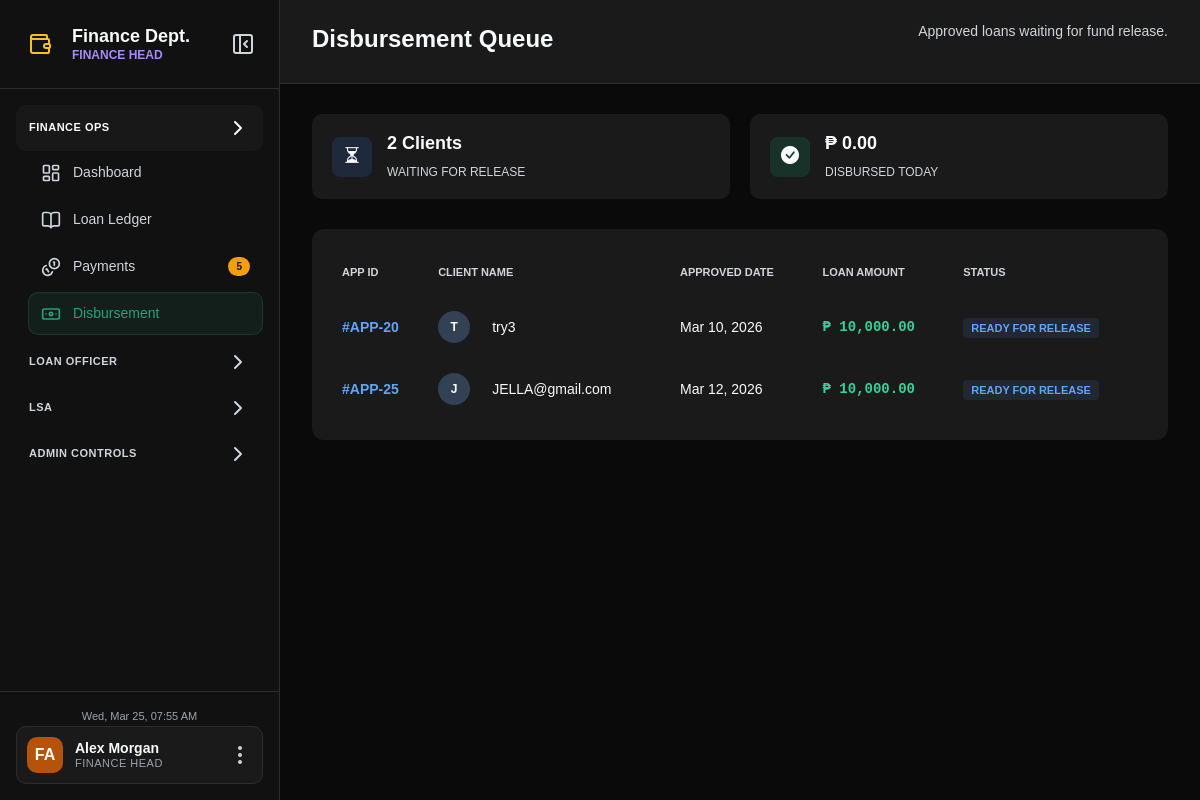
/FINANCE/disbursement.php (signed in), run on an earlier commit of the app's database.
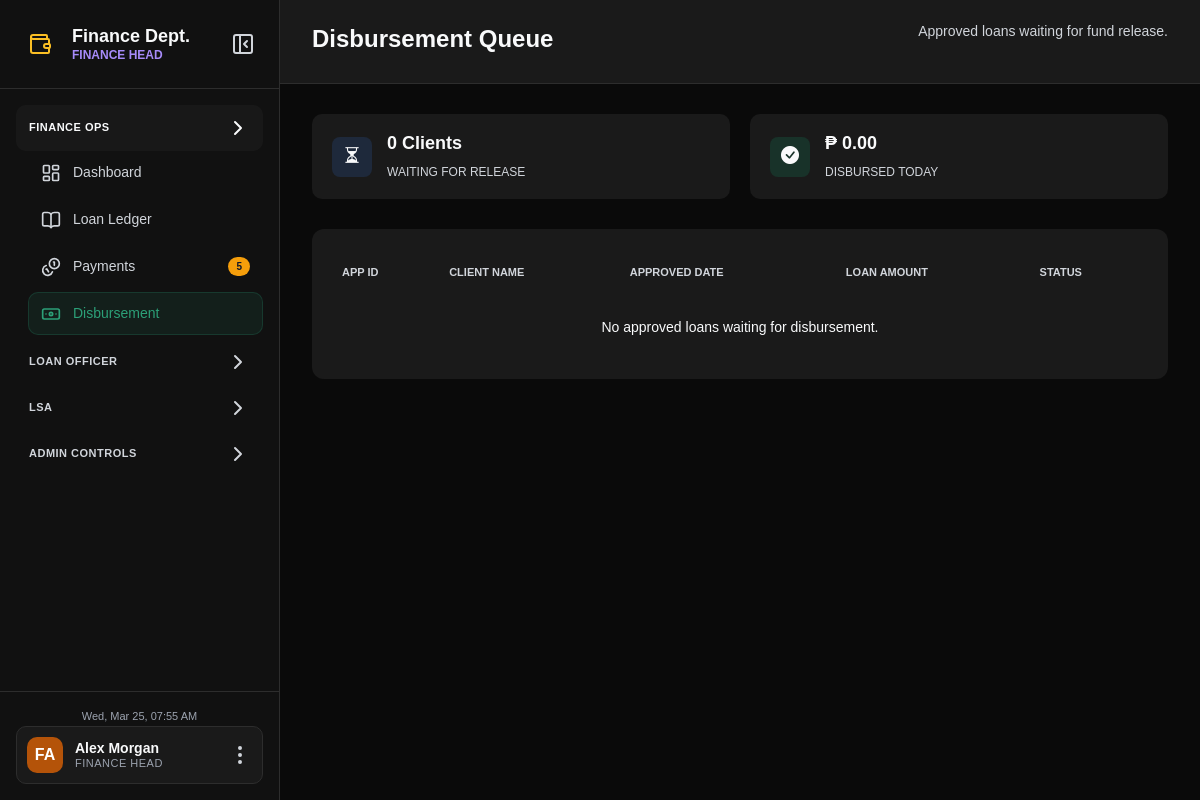
And on a later commit of the database.
### tables this page shows
CREATE TABLE `loan_applications` (
  `id` int(11) NOT NULL,
  `user_id` int(11) NOT NULL,
  `principal_amount` decimal(10,2) NOT NULL,
  `term_months` int(11) NOT NULL,
  `loan_purpose` text NOT NULL,
  `source_of_income` varchar(255) NOT NULL,
  `estimated_monthly_income` decimal(10,2) NOT NULL,
  `interest_rate` decimal(5,2) NOT NULL,
  `interest_type` enum('MONTHLY','ANNUAL') DEFAULT 'MONTHLY',
  `interest_method` enum('FLAT') DEFAULT 'FLAT',
  `total_interest` decimal(10,2) DEFAULT NULL,
  `total_payable` decimal(10,2) DEFAULT NULL,
  `monthly_due` decimal(10,2) DEFAULT NULL,
  `status` enum('PENDING','VERIFIED','APPROVED','REJECTED') DEFAULT 'PENDING',
  `remarks` text DEFAULT NULL,
  `created_at` timestamp NOT NULL DEFAULT current_timestamp(),
  `updated_at` timestamp NOT NULL DEFAULT current_timestamp() ON UPDATE current_timestamp()
);

CREATE TABLE `users` (
  `id` int(11) NOT NULL,
  `fullname` varchar(100) DEFAULT NULL,
  `profile_pic` varchar(255) DEFAULT NULL,
  `phone` varchar(20) DEFAULT NULL,
  `email` varchar(100) DEFAULT NULL,
  `password` varchar(255) DEFAULT NULL,
  `created_at` timestamp NOT NULL DEFAULT current_timestamp(),
  `account_status` varchar(50) DEFAULT 'ACTIVE',
  `login_attempts` int(11) DEFAULT 0,
  `locked_until` datetime DEFAULT NULL,
  `otp_code` varchar(10) DEFAULT NULL,
  `otp_expiry` datetime DEFAULT NULL,
  `dob` date DEFAULT NULL,
  `gender` varchar(20) DEFAULT NULL,
  `occupation` varchar(100) DEFAULT NULL,
  `address` text DEFAULT NULL
);

### FINANCE/disbursement.php (the view, shortened to what this page needs)
<?php
require_once __DIR__ . '/includes/session_checker.php';
try {
    $queryQueue = "
        SELECT la.*, u.fullname
        FROM loan_applications la
        JOIN users u ON la.user_id = u.id
        WHERE la.status = 'APPROVED'
        AND la.id NOT IN (SELECT application_id FROM loans WHERE application_id IS NOT NULL)
        ORDER BY la.updated_at ASC
    ";
    $stmtQueue = $pdo->query($queryQueue);
    $queueList = $stmtQueue->fetchAll();
    $waitingCount = count($queueList);
    $stmtDisbursed = $pdo->query("SELECT SUM(loan_amount) FROM loans WHERE DATE(start_date) = CURDATE()");
    $disbursedToday = $stmtDisbursed->fetchColumn() ?: 0;
} catch (PDOException $e) {
    die("Query Failed: " . $e->getMessage());
}
?>
<!DOCTYPE html>
<html lang="en">
<head>
    <link rel="stylesheet" href="https://cdn.jsdelivr.net/npm/bootstrap-icons@1.11.1/font/bootstrap-icons.css">
    <link rel="stylesheet" href="assets/css/global.css">
    <link rel="stylesheet" href="assets/css/disbursement.css">
</head>
<body>
    <?php include 'includes/sidebar.php'; ?>
    <div class="main-content">
        <div class="page-header">
            <h1>Disbursement Queue</h1>
            <p>Approved loans waiting for fund release.</p>
        </div>
        <div class="queue-stats">
            <div class="stat-box">
                <div class="stat-icon icon-ready"><i class="bi bi-hourglass-split"></i></div>
                <div class="stat-info">
                    <h4><?php echo $waitingCount; ?> Clients</h4>
                    <span>Waiting for Release</span>
                </div>
            </div>
            <div class="stat-box">
                <div class="stat-icon icon-done"><i class="bi bi-check-circle-fill"></i></div>
                <div class="stat-info">
                    <h4>₱ <?php echo number_format($disbursedToday, 2); ?></h4>
                    <span>Disbursed Today</span>
                </div>
            </div>
        </div>
        <div class="content-card">
            <table>
                <thead>
                    <tr>
                        <th>App ID</th>
                        <th>Client Name</th>
                        <th>Approved Date</th>
                        <th>Loan Amount</th>
                        <th>Status</th>
                    </tr>
                </thead>
                <tbody>
                    <?php if(empty($queueList)): ?>
                        <tr><td colspan="5" style="text-align:center; padding: 20px;">No approved loans waiting for disbursement.</td></tr>
                    <?php else: ?>
                        <?php foreach($queueList as $app):
                            $nameParts = explode(' ', $app['fullname']);
                            $initials = strtoupper(substr($nameParts[0], 0, 1) . (isset($nameParts[1]) ? substr($nameParts[1], 0, 1) : ''));
                        ?>
                        <tr>
                            <td style="color:#60a5fa; font-weight:700;">#APP-<?php echo $app['id']; ?></td>
                            <td>
                                <div class="client-info">
                                    <div class="mini-avatar" style="background: #334155; color: #fff; width: 32px; height: 32px; display: inline-flex; align-items: center; justify-content: center; border-radius: 50%; margin-right: 10px; font-size: 12px; font-weight: bold;">
                                        <?php echo $initials; ?>
                                    </div>
                                    <span><?php echo htmlspecialchars($app['fullname']); ?></span>
                                </div>
                            </td>
                            <td><?php echo date("M d, Y", strtotime($app['updated_at'])); ?></td>
                            <td class="amount-highlight" style="color:#34d399; font-weight: bold;">₱ <?php echo number_format($app['principal_amount'], 2); ?></td>
                            <td><span class="badge-ready" style="background: rgba(96, 165, 250, 0.1); color: #60a5fa; padding: 4px 8px; border-radius: 4px; font-size: 11px; font-weight: 600;">Ready for Release</span></td>
                        </tr>
                        <?php endforeach; ?>
                    <?php endif; ?>
                </tbody>
            </table>
        </div>
    </div>
</body>
</html>

What changed in the data, as far as the page shows it:
removed loan_applications: id "20", user.fullname "T", user.fullname "try3", updated_at "Mar 10, 2026", principal_amount "10,000.00"
removed loan_applications: id "25", user.fullname "J", user.fullname "JELLA@gmail.com", updated_at "Mar 12, 2026", principal_amount "10,000.00"
Also different on the page:
$waitingCount: "2" → "0"
text now shown: "No approved loans waiting for disbursement."
